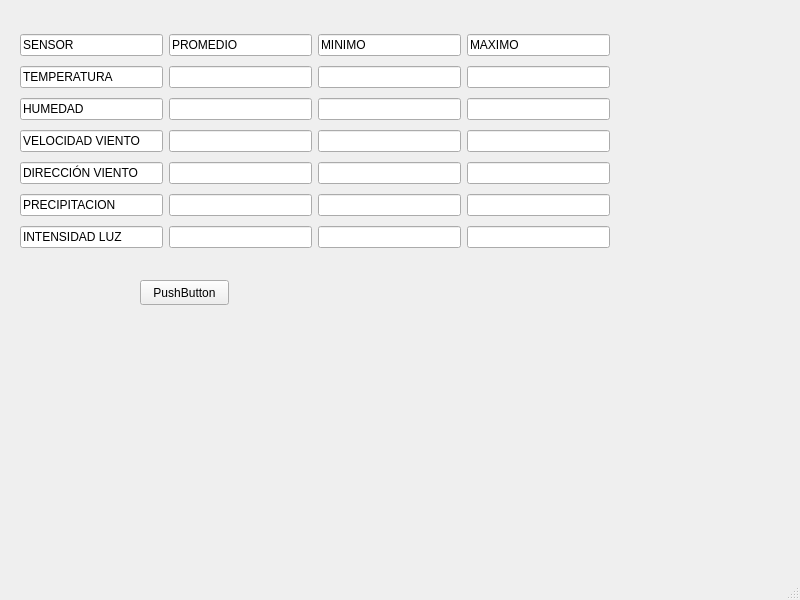
<?xml version="1.0" encoding="UTF-8"?>
<ui version="4.0">
 <class>MainWindow</class>
 <widget class="QMainWindow" name="MainWindow">
  <property name="geometry">
   <rect>
    <x>0</x>
    <y>0</y>
    <width>800</width>
    <height>600</height>
   </rect>
  </property>
  <property name="windowTitle">
   <string>MainWindow</string>
  </property>
  <widget class="QWidget" name="centralwidget">
   <widget class="QPushButton" name="pushButton">
    <property name="geometry">
     <rect>
      <x>140</x>
      <y>280</y>
      <width>89</width>
      <height>25</height>
     </rect>
    </property>
    <property name="text">
     <string>PushButton</string>
    </property>
   </widget>
   <widget class="QWidget" name="">
    <property name="geometry">
     <rect>
      <x>20</x>
      <y>30</y>
      <width>590</width>
      <height>227</height>
     </rect>
    </property>
    <layout class="QVBoxLayout" name="verticalLayout">
     <item>
      <layout class="QHBoxLayout" name="horizontalLayout">
       <item>
        <widget class="QLineEdit" name="lineEdit">
         <property name="text">
          <string>SENSOR</string>
         </property>
         <property name="readOnly">
          <bool>true</bool>
         </property>
        </widget>
       </item>
       <item>
        <widget class="QLineEdit" name="lineEdit_2">
         <property name="text">
          <string>PROMEDIO</string>
         </property>
         <property name="readOnly">
          <bool>true</bool>
         </property>
        </widget>
       </item>
       <item>
        <widget class="QLineEdit" name="lineEdit_3">
         <property name="text">
          <string>MINIMO</string>
         </property>
         <property name="readOnly">
          <bool>true</bool>
         </property>
        </widget>
       </item>
       <item>
        <widget class="QLineEdit" name="lineEdit_4">
         <property name="text">
          <string>MAXIMO</string>
         </property>
         <property name="readOnly">
          <bool>true</bool>
         </property>
        </widget>
       </item>
      </layout>
     </item>
     <item>
      <layout class="QHBoxLayout" name="horizontalLayout_8">
       <item>
        <widget class="QLineEdit" name="lineEdit_29">
         <property name="text">
          <string>TEMPERATURA</string>
         </property>
         <property name="readOnly">
          <bool>true</bool>
         </property>
        </widget>
       </item>
       <item>
        <widget class="QLineEdit" name="Tprom">
         <property name="readOnly">
          <bool>true</bool>
         </property>
        </widget>
       </item>
       <item>
        <widget class="QLineEdit" name="Tmin">
         <property name="readOnly">
          <bool>true</bool>
         </property>
        </widget>
       </item>
       <item>
        <widget class="QLineEdit" name="Tmax">
         <property name="readOnly">
          <bool>true</bool>
         </property>
        </widget>
       </item>
      </layout>
     </item>
     <item>
      <layout class="QHBoxLayout" name="horizontalLayout_9">
       <item>
        <widget class="QLineEdit" name="lineEdit_33">
         <property name="text">
          <string>HUMEDAD </string>
         </property>
         <property name="readOnly">
          <bool>true</bool>
         </property>
        </widget>
       </item>
       <item>
        <widget class="QLineEdit" name="Hprom">
         <property name="readOnly">
          <bool>true</bool>
         </property>
        </widget>
       </item>
       <item>
        <widget class="QLineEdit" name="Hmin">
         <property name="readOnly">
          <bool>true</bool>
         </property>
        </widget>
       </item>
       <item>
        <widget class="QLineEdit" name="Hmax">
         <property name="readOnly">
          <bool>true</bool>
         </property>
        </widget>
       </item>
      </layout>
     </item>
     <item>
      <layout class="QHBoxLayout" name="horizontalLayout_10">
       <item>
        <widget class="QLineEdit" name="lineEdit_37">
         <property name="text">
          <string>VELOCIDAD VIENTO</string>
         </property>
         <property name="readOnly">
          <bool>true</bool>
         </property>
        </widget>
       </item>
       <item>
        <widget class="QLineEdit" name="Vprom">
         <property name="readOnly">
          <bool>true</bool>
         </property>
        </widget>
       </item>
       <item>
        <widget class="QLineEdit" name="Vmin">
         <property name="readOnly">
          <bool>true</bool>
         </property>
        </widget>
       </item>
       <item>
        <widget class="QLineEdit" name="Vmax">
         <property name="readOnly">
          <bool>true</bool>
         </property>
        </widget>
       </item>
      </layout>
     </item>
     <item>
      <layout class="QHBoxLayout" name="horizontalLayout_11">
       <item>
        <widget class="QLineEdit" name="lineEdit_41">
         <property name="text">
          <string>DIRECCIÓN VIENTO</string>
         </property>
         <property name="readOnly">
          <bool>true</bool>
         </property>
        </widget>
       </item>
       <item>
        <widget class="QLineEdit" name="Dprom">
         <property name="readOnly">
          <bool>true</bool>
         </property>
        </widget>
       </item>
       <item>
        <widget class="QLineEdit" name="Vmin_2">
         <property name="readOnly">
          <bool>true</bool>
         </property>
        </widget>
       </item>
       <item>
        <widget class="QLineEdit" name="Vmax_2">
         <property name="readOnly">
          <bool>true</bool>
         </property>
        </widget>
       </item>
      </layout>
     </item>
     <item>
      <layout class="QHBoxLayout" name="horizontalLayout_12">
       <item>
        <widget class="QLineEdit" name="lineEdit_45">
         <property name="text">
          <string>PRECIPITACION</string>
         </property>
         <property name="readOnly">
          <bool>true</bool>
         </property>
        </widget>
       </item>
       <item>
        <widget class="QLineEdit" name="Pprom">
         <property name="readOnly">
          <bool>true</bool>
         </property>
        </widget>
       </item>
       <item>
        <widget class="QLineEdit" name="Pmin">
         <property name="readOnly">
          <bool>true</bool>
         </property>
        </widget>
       </item>
       <item>
        <widget class="QLineEdit" name="Pmax">
         <property name="readOnly">
          <bool>true</bool>
         </property>
        </widget>
       </item>
      </layout>
     </item>
     <item>
      <layout class="QHBoxLayout" name="horizontalLayout_13">
       <item>
        <widget class="QLineEdit" name="lineEdit_49">
         <property name="text">
          <string>INTENSIDAD LUZ</string>
         </property>
         <property name="readOnly">
          <bool>true</bool>
         </property>
        </widget>
       </item>
       <item>
        <widget class="QLineEdit" name="Lprom">
         <property name="readOnly">
          <bool>true</bool>
         </property>
        </widget>
       </item>
       <item>
        <widget class="QLineEdit" name="Lmin">
         <property name="readOnly">
          <bool>true</bool>
         </property>
        </widget>
       </item>
       <item>
        <widget class="QLineEdit" name="Lmax">
         <property name="readOnly">
          <bool>true</bool>
         </property>
        </widget>
       </item>
      </layout>
     </item>
    </layout>
   </widget>
  </widget>
  <widget class="QMenuBar" name="menubar">
   <property name="geometry">
    <rect>
     <x>0</x>
     <y>0</y>
     <width>800</width>
     <height>22</height>
    </rect>
   </property>
  </widget>
  <widget class="QStatusBar" name="statusbar"/>
 </widget>
 <resources/>
 <connections/>
</ui>
